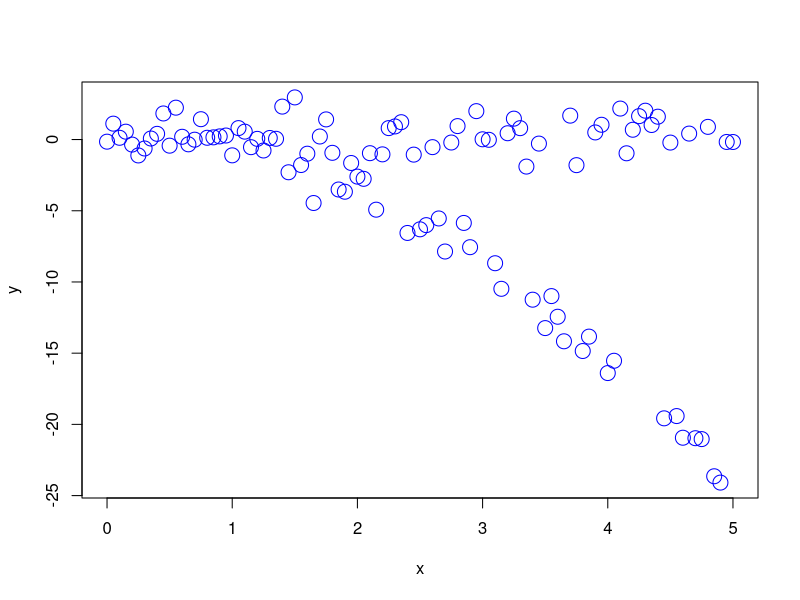
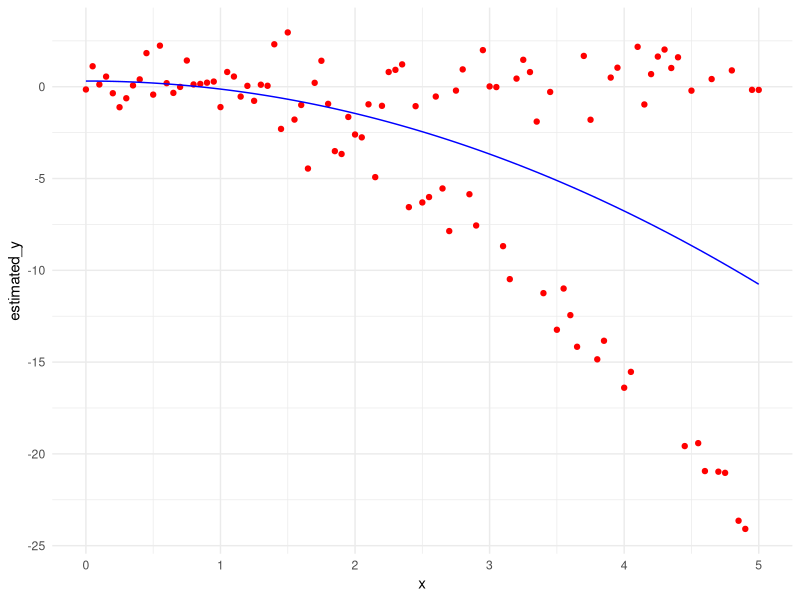
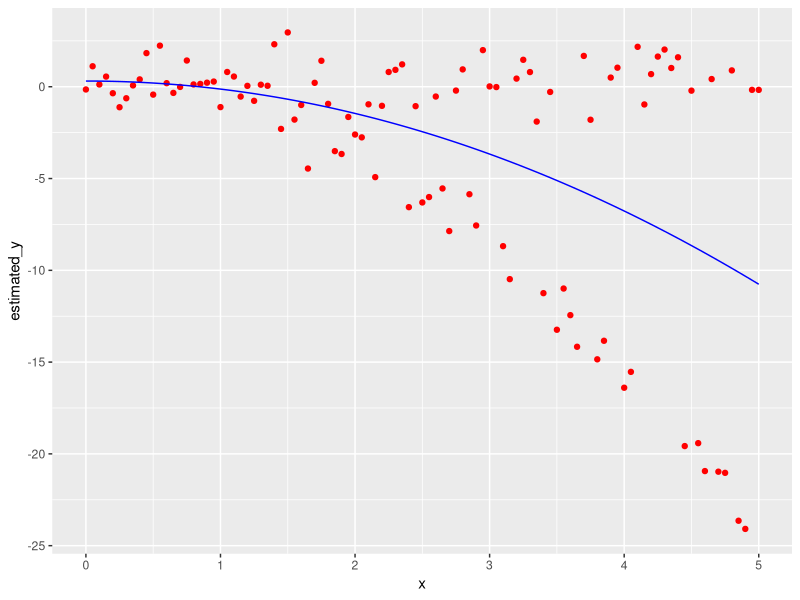

Recreate these plots in R, in order.
library(tidyverse)

# Data Generation


beta_0 = 1/4
beta_1 = 0.05
beta_2 = -1

x = seq(0,5, 0.05)

sigma = 1
tau = 2

u = runif(length(x),0,1)

len = length(x)

y = (u<0.5)*(beta_0 + beta_1 * x + rnorm(len,0,sigma))+(u>=0.5)*(beta_0 + beta_1 * x + beta_2 * x^2 + rnorm(len,0,sigma))

plot(x, y, col = "blue", pch = 1, cex = 2, xlab = "x", ylab = "y")


## Reversible Jump Model Averaging

x_full = cbind(1, x, x^2)
#x_sat = cbind(1, x)

xtx = t(x_full) %*% x_full

D = svd(xtx)$d

P = svd(xtx)$u

X_orth = x_full %*% P

true_alpha = cbind(beta_0,beta_1,beta_2) %*% P

n = length(y)


miu_alpha = (y %*% X_orth) * tau^2 / (sigma^2+tau^2 * D)

tau_alpha = tau^2 * sigma^2 / (sigma^2 + tau^2 * D)


f11 = function(alpha_old)
{
  alpha_new = c(rnorm(1,miu_alpha[1],tau_alpha[1]),
                rnorm(1,miu_alpha[2],tau_alpha[2]),
                alpha_old[3])
  
  ratio = dnorm(alpha_new[1],miu_alpha[1],tau_alpha[1],log=TRUE) + 
    dnorm(alpha_new[2],miu_alpha[2],tau_alpha[2],log=TRUE)-
    dnorm(alpha_old[1],miu_alpha[1],tau_alpha[1],log = TRUE)-
    dnorm(alpha_old[2],miu_alpha[2],tau_alpha[2],log = TRUE)
  
  ratio = min(1,exp(ratio))
  
  return( list(ratio=ratio,alpha=alpha_new) ) 
}

f22 = function(alpha_old)
{
  alpha_new = c(rnorm(1,miu_alpha[1],tau_alpha[1]),
                rnorm(1,miu_alpha[2],tau_alpha[2]),
                rnorm(1,miu_alpha[3],tau_alpha[3]))
  
  ratio = dnorm(alpha_new[1],miu_alpha[1],tau_alpha[1],log=TRUE) + 
    dnorm(alpha_new[2],miu_alpha[2],tau_alpha[2],log=TRUE) + 
    dnorm(alpha_new[3],miu_alpha[3],tau_alpha[3],log=TRUE)-
    dnorm(alpha_old[1],miu_alpha[1],tau_alpha[1],log = TRUE)-
    dnorm(alpha_old[2],miu_alpha[2],tau_alpha[2],log = TRUE)-
    dnorm(alpha_old[3],miu_alpha[3],tau_alpha[3],log = TRUE)
  
  ratio = min(exp(ratio),1)
  return(list(ratio=ratio,alpha=alpha_new))
}

f12 = function(alpha_old)
{
  alpha_new = c(alpha_old[1],
                alpha_old[2],
                rnorm(1,miu_alpha[3],tau_alpha[3]))
  
  ratio = dnorm(alpha_new[3],miu_alpha[3],tau_alpha[3],log=TRUE)-
    dnorm(alpha_old[3],miu_alpha[3],tau_alpha[3],log = TRUE)
  
  ratio = min(exp(ratio),1)
  return(list(ratio=ratio,alpha=alpha_new))
}

f21 = function(alpha_old)
{
  alpha_new = c(rnorm(1,miu_alpha[1],tau_alpha[1]),
                rnorm(1,miu_alpha[2],tau_alpha[2]),
                alpha_old[3])
  
  ratio = dnorm(alpha_new[1],miu_alpha[1],tau_alpha[1],log=TRUE) + 
    dnorm(alpha_new[2],miu_alpha[2],tau_alpha[2],log=TRUE) -  
    dnorm(alpha_old[1],miu_alpha[1],tau_alpha[1],log = TRUE)-
    dnorm(alpha_old[2],miu_alpha[2],tau_alpha[2],log = TRUE)-
    dnorm(alpha_old[3],miu_alpha[3],tau_alpha[3],log = TRUE)
  
  ratio = min(exp(ratio),1)
  
  return(list(ratio=ratio,alpha=alpha_new))
}

#Burn

accept = 0
alpha_old = c(0,1,2)
I_11 = 0
I_22 = 0
I_12 = 0
I_21 = 0

for(i in 1:2000)
{
  #print(i/1000)
  u = runif(1)
  if(u<0.25){
    result = f11(alpha_old)
    v = runif(1)
    if(v<result$ratio){
      alpha_old = result$alpha
      accept = accept + 1
      I_11 = I_11 + 1
    }
  }
  else if(u<0.5){
    result = f22(alpha_old)
    v = runif(1)
    if(v<result$ratio){
      alpha_old = result$alpha
      accept = accept + 1
      I_22 = I_22 + 1
    }
  }
  else if(u<0.75){
    result = f12(alpha_old)
    v = runif(1)
    if(v<result$ratio){
      alpha_old = result$alpha
      accept = accept + 1
      I_12 = I_12 + 1
    }
  }
  else{
    result = f21(alpha_old)
    v = runif(1)
    if(v<result$ratio){
      alpha_old = result$alpha
      accept = accept + 1
      I_21 = I_21 + 1
    }
  }
}

print(accept/2000)
print(c(I_11,I_22,I_12,I_21)/accept)
alpha_old

#MCMC_stage2

accept = 0
I_11 = 0
I_22 = 0
I_12 = 0
I_21 = 0

y_frame = matrix(0,nrow=1,ncol=len) %>% as.data.frame()

for(i in 1:400)
{
  #print(i/1000)
  u = runif(1)
  if(u<0.25){
    result = f11(alpha_old)
    v = runif(1)
    if(v<result$ratio){
      alpha_old = result$alpha
      accept = accept + 1
      I_11 = I_11 + 1
    }
    y_temp = X_orth[,1:2] %*% alpha_old[1:2]
    y_temp = y_temp %>% t()
    y_frame = rbind(y_frame,y_temp)
  }
  else if(u<0.5){
    result = f22(alpha_old)
    v = runif(1)
    if(v<result$ratio){
      alpha_old = result$alpha
      accept = accept + 1
      I_22 = I_22 + 1
    }
    y_temp = X_orth %*% alpha_old
    y_temp = y_temp %>% t()
    y_frame = rbind(y_frame,y_temp)
  }
  else if(u<0.75){
    result = f12(alpha_old)
    v = runif(1)
    if(v<result$ratio){
      alpha_old = result$alpha
      accept = accept + 1
      I_12 = I_12 + 1
      y_temp = X_orth %*% alpha_old
      y_temp = y_temp %>% t()
      y_frame = rbind(y_frame,y_temp)
    }
    else{
      y_temp = X_orth[,1:2] %*% alpha_old[1:2]
      y_temp = y_temp %>% t()
      y_frame = rbind(y_frame,y_temp)
    }
  }
  else{
    result = f21(alpha_old)
    v = runif(1)
    if(v<result$ratio){
      alpha_old = result$alpha
      accept = accept + 1
      I_21 = I_21 + 1
      y_temp = X_orth[,1:2] %*% alpha_old[1:2]
      y_temp = y_temp %>% t()
      y_frame = rbind(y_frame,y_temp)
    }
    else{
      y_temp = X_orth %*% alpha_old
      y_temp = y_temp %>% t()
      y_frame = rbind(y_frame,y_temp)
    }
  }
}

print(accept/400)
print(c(I_11,I_22,I_12,I_21)/accept)
alpha_old

y_average = colMeans(y_frame[2:401,])

temp_frame = data.frame(x=x,true_y=y,estimated_y=y_average)

ggplot(temp_frame,aes(x=x,y=estimated_y)) + 
  geom_point(aes(x=x,y=true_y),color="red") + 
  geom_line(color="blue")+
  theme_minimal()

saving_ggplot = ggplot(temp_frame,aes(x=x,y=estimated_y)) + 
  geom_point(aes(x=x,y=true_y),color="red") + 
  geom_line(color="blue")

ggsave("model_average_result.png",saving_ggplot)

